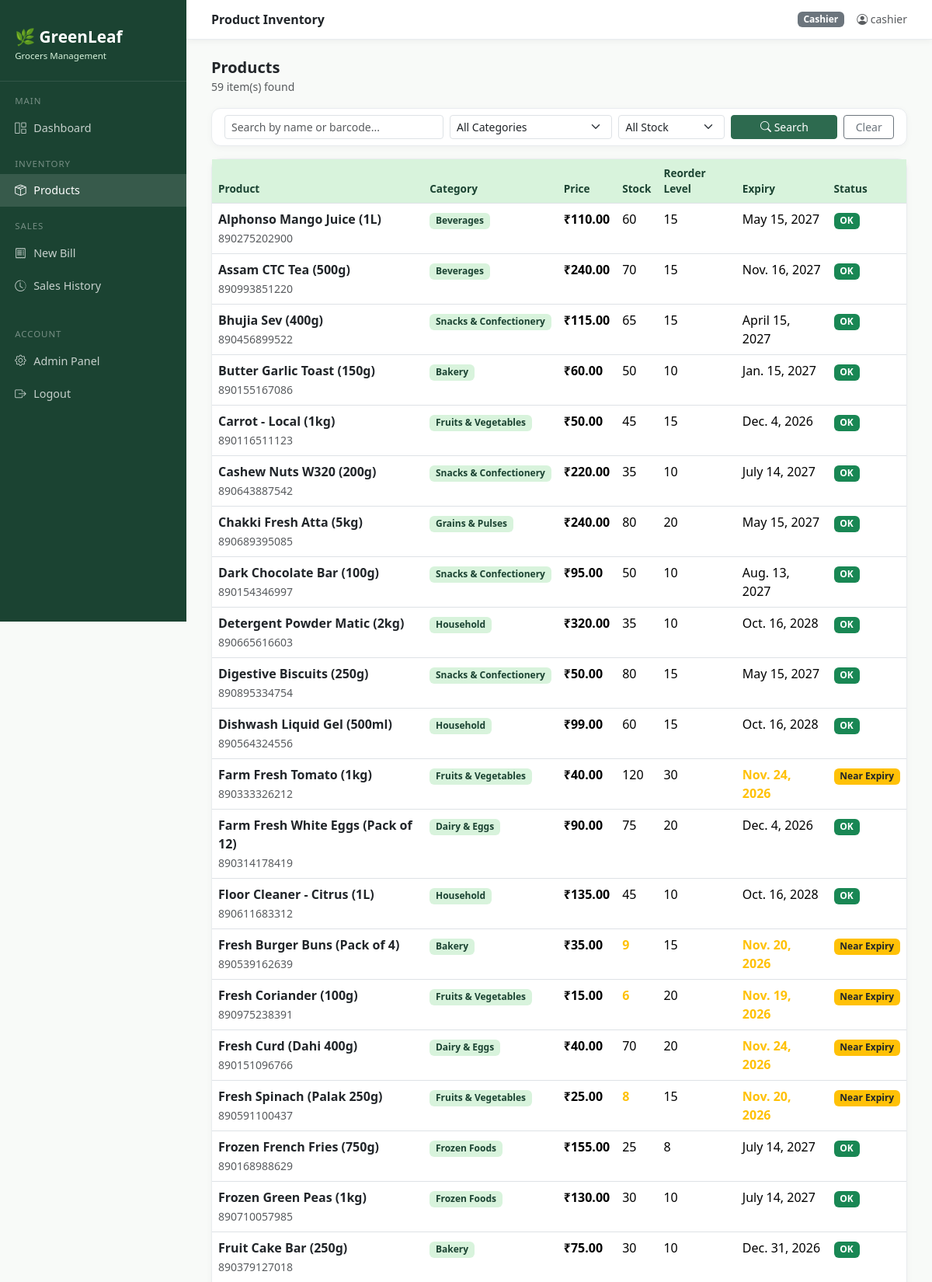
The page /products/ (signed in, upper part) on the database its author committed.
### inventory/models.py (models this page shows, shortened)
class Product(models.Model):
    CATEGORY_CHOICES = [
        ('Fruits & Vegetables', 'Fruits & Vegetables'),
        ('Dairy & Eggs', 'Dairy & Eggs'),
        ('Bakery', 'Bakery'),
        ('Meat & Seafood', 'Meat & Seafood'),
        ('Beverages', 'Beverages'),
        ('Snacks & Confectionery', 'Snacks & Confectionery'),
        ('Grains & Pulses', 'Grains & Pulses'),
        ('Spices & Condiments', 'Spices & Condiments'),
        ('Frozen Foods', 'Frozen Foods'),
        ('Personal Care', 'Personal Care'),
        ('Household', 'Household'),
        ('Other', 'Other'),
    ]
    name = models.CharField(max_length=200)
    category = models.CharField(max_length=100, choices=CATEGORY_CHOICES)
    unit_price = models.DecimalField(max_digits=10, decimal_places=2)
    stock_qty = models.IntegerField(default=0)
    reorder_level = models.IntegerField(default=10)
    expiry_date = models.DateField(null=True, blank=True)
    supplier = models.ForeignKey(Supplier, on_delete=models.SET_NULL, null=True, blank=True)
    barcode = models.CharField(max_length=50, blank=True)
    created_at = models.DateTimeField(auto_now_add=True)
    updated_at = models.DateTimeField(auto_now=True)
    @property
    def is_low_stock(self):
        return self.stock_qty <= self.reorder_level
    @property
    def is_near_expiry(self):
        if self.expiry_date:
            days_left = (self.expiry_date - timezone.now().date()).days
            return 0 <= days_left <= 15
        return False
    @property
    def is_expired(self):
        if self.expiry_date:
            return self.expiry_date < timezone.now().date()
        return False
    class Meta:
        ordering = ['name']

### inventory/views.py (the view)
# urls.py: path('products/', views.product_list, name='product_list'),
@login_required
def product_list(request):
    query = request.GET.get('q', '')
    category = request.GET.get('category', '')
    stock_filter = request.GET.get('stock', '')
    products = Product.objects.select_related('supplier').all()
    if query:
        products = products.filter(Q(name__icontains=query) | Q(barcode__icontains=query))
    if category:
        products = products.filter(category=category)
    if stock_filter == 'low':
        products = [p for p in products if p.is_low_stock]
    elif stock_filter == 'expiry':
        products = [p for p in products if p.is_near_expiry]
    categories = Product.CATEGORY_CHOICES
    context = {
        'products': products,
        'query': query,
        'category': category,
        'stock_filter': stock_filter,
        'categories': categories,
        'is_admin': is_admin(request.user),
    }
    return render(request, 'inventory/product_list.html', context)

### inventory/views.py (called while the page is built)
def is_admin(user):
    return user.is_staff or user.is_superuser

### templates/inventory/product_list.html (shortened to what this page needs)
{% extends 'base.html' %}
{% block page_title %}Product Inventory{% endblock %}
{% block content %}
<div class="d-flex justify-content-between align-items-center mb-3">
    <div>
        <h5 class="mb-0 fw-bold">Products</h5>
        <small class="text-muted">{{ products|length }} item(s) found</small>
    </div>
</div>
<div class="card mb-3">
    <div class="card-body py-2">
        <form method="get" class="row g-2 align-items-end">
            <div class="col-md-4">
                <input type="text" name="q" value="{{ query }}" class="form-control form-control-sm" placeholder="Search by name or barcode...">
            </div>
            <div class="col-md-3">
                <select name="category" class="form-select form-select-sm">
                    <option value="">All Categories</option>
                </select>
            </div>
            <div class="col-md-2">
                <select name="stock" class="form-select form-select-sm">
                    <option value="">All Stock</option>
                </select>
            </div>
            <div class="col-md-2">
                <button type="submit" class="btn btn-primary btn-sm w-100"><i class="bi bi-search"></i> Search</button>
            </div>
            <div class="col-md-1">
                <a href="{% url 'product_list' %}" class="btn btn-outline-secondary btn-sm w-100">Clear</a>
            </div>
        </form>
    </div>
</div>
<div class="card">
    <div class="card-body p-0">
        <table class="table table-hover mb-0">
            <thead>
                <tr>
                    <th>Product</th><th>Category</th><th>Price</th><th>Stock</th>
                    <th>Reorder Level</th><th>Expiry</th><th>Status</th>
                </tr>
            </thead>
            <tbody>
            {% for p in products %}
            <tr>
                <td>
                    <a href="{% url 'product_detail' p.id %}" class="fw-semibold text-decoration-none text-dark">{{ p.name }}</a>
                    {% if p.barcode %}<br><small class="text-muted">{{ p.barcode }}</small>{% endif %}
                </td>
                <td><span class="badge" style="background:#d8f3dc;color:#1b4332;">{{ p.category }}</span></td>
                <td class="fw-semibold">₹{{ p.unit_price|floatformat:2 }}</td>
                <td>
                    {% if p.is_low_stock %}
                    <span class="fw-bold text-warning">{{ p.stock_qty }}</span>
                    {% else %}
                    {{ p.stock_qty }}
                    {% endif %}
                </td>
                <td>{{ p.reorder_level }}</td>
                <td>
                    {% if p.expiry_date %}
                        {% if p.is_expired %}
                        <span class="text-danger fw-bold">{{ p.expiry_date }} EXPIRED</span>
                        {% elif p.is_near_expiry %}
                        <span class="text-warning fw-bold">{{ p.expiry_date }}</span>
                        {% else %}
                        {{ p.expiry_date }}
                        {% endif %}
                    {% else %}-{% endif %}
                </td>
                <td>
                    {% if p.is_expired %}<span class="badge bg-danger">Expired</span>
                    {% elif p.is_near_expiry %}<span class="badge bg-warning text-dark">Near Expiry</span>
                    {% elif p.is_low_stock %}<span class="badge bg-warning text-dark">Low Stock</span>
                    {% else %}<span class="badge bg-success">OK</span>{% endif %}
                </td>
            </tr>
            {% empty %}
            <tr><td colspan="8" class="text-center text-muted py-4">No products found. <a href="{% url 'product_add' %}">Add one →</a></td></tr>
            {% endfor %}
            </tbody>
        </table>
    </div>
</div>
{% endblock %}

### templates/base.html (shortened to what this page needs)
<!DOCTYPE html>
<html lang="en">
<head>
    <link href="https://cdn.jsdelivr.net/npm/bootstrap@5.3.2/dist/css/bootstrap.min.css" rel="stylesheet">
    <link href="https://cdn.jsdelivr.net/npm/bootstrap-icons@1.11.3/font/bootstrap-icons.css" rel="stylesheet">
</head>
<body>
<div class="sidebar">
    <div class="brand">
        🌿 GreenLeaf<br>
        <small>Grocers Management</small>
    </div>
    <div class="nav-label">Main</div>
    <a href="{% url 'dashboard' %}" class="nav-link {% if request.resolver_match.url_name == 'dashboard' %}active{% endif %}">
        <i class="bi bi-grid-1x2"></i> Dashboard
    </a>
    <div class="nav-label">Inventory</div>
    <a href="{% url 'product_list' %}" class="nav-link {% if 'product' in request.resolver_match.url_name %}active{% endif %}">
        <i class="bi bi-box-seam"></i> Products
    </a>
    <div class="nav-label">Sales</div>
    <a href="{% url 'billing' %}" class="nav-link {% if request.resolver_match.url_name == 'billing' %}active{% endif %}">
        <i class="bi bi-receipt"></i> New Bill
    </a>
    <a href="{% url 'sale_list' %}" class="nav-link {% if request.resolver_match.url_name == 'sale_list' %}active{% endif %}">
        <i class="bi bi-clock-history"></i> Sales History
    </a>
    <div class="nav-label mt-3">Account</div>
    <a href="/admin/" class="nav-link" target="_blank">
        <i class="bi bi-gear"></i> Admin Panel
    </a>
    <a href="{% url 'logout' %}" class="nav-link">
        <i class="bi bi-box-arrow-right"></i> Logout
    </a>
</div>
<div class="topbar">
    <span class="fw-semibold text-dark">{% block page_title %}Dashboard{% endblock %}</span>
    <div class="d-flex align-items-center gap-3">
        {% if user.is_staff %}<span class="badge bg-warning text-dark"><i class="bi bi-shield-check"></i> Admin</span>{% else %}<span class="badge bg-secondary">Cashier</span>{% endif %}
        <span class="text-muted small"><i class="bi bi-person-circle"></i> {{ user.username }}</span>
    </div>
</div>
<div class="main-content">
    {% block content %}{% endblock %}
</div>
</body>
</html>

### templates/base.html (style rules this page uses)
:root { --green-dark: #1b4332; --green-mid: #2d6a4f; --green-light: #52b788; --green-pale: #d8f3dc; --accent: #f4a261; }
body { background: #f8faf8; font-family: 'Segoe UI', sans-serif; }
.sidebar { width: 240px; min-height: 100vh; background: var(--green-dark); position: fixed; top: 0; left: 0; z-index: 100; padding-top: 1rem; }
.sidebar .brand { color: white; font-size: 1.3rem; font-weight: 700; padding: 1rem 1.2rem 1.5rem; border-bottom: 1px solid rgba(255,255,255,0.1); }
.sidebar .brand small { display: block; font-size: 0.72rem; color: var(--green-pale); font-weight: 400; }
.sidebar .nav-link { color: rgba(255,255,255,0.75); padding: 0.65rem 1.2rem; display: flex; align-items: center; gap: 0.6rem; border-radius: 0; font-size: 0.9rem; transition: all 0.2s; }
.sidebar .nav-link:hover, .sidebar .nav-link.active { background: rgba(255,255,255,0.12); color: white; }
.sidebar .nav-label { font-size: 0.72rem; text-transform: uppercase; letter-spacing: 0.08em; color: rgba(255,255,255,0.4); padding: 1rem 1.2rem 0.3rem; }
.main-content { margin-left: 240px; padding: 1.5rem 2rem; }
.topbar { background: white; border-bottom: 1px solid #e9ecef; padding: 0.8rem 2rem; margin-left: 240px; display: flex; align-items: center; justify-content: space-between; position: sticky; top: 0; z-index: 99; box-shadow: 0 2px 8px rgba(0,0,0,0.05); }
.card { border: 1px solid #e9ecef; border-radius: 12px; box-shadow: 0 2px 8px rgba(0,0,0,0.04); }
.table th { background: var(--green-pale); color: var(--green-dark); font-weight: 600; font-size: 0.85rem; }
.btn-primary { background: var(--green-mid); border-color: var(--green-mid); }

### rows shown on the page
Product: name "Alphonso Mango Juice (1L)", barcode "890275202900", category "Beverages", unit_price "110.00", stock_qty "60", reorder_level "15", expiry_date "May 15, 2027", shows "OK"
Product: name "Assam CTC Tea (500g)", barcode "890993851220", category "Beverages", unit_price "240.00", stock_qty "70", reorder_level "15", expiry_date "Nov. 16, 2027", shows "OK"
Product: name "Bhujia Sev (400g)", barcode "890456899522", category "Snacks & Confectionery", unit_price "115.00", stock_qty "65", reorder_level "15", expiry_date "April 15, 2027", shows "OK"
Product: name "Butter Garlic Toast (150g)", barcode "890155167086", category "Bakery", unit_price "60.00", stock_qty "50", reorder_level "10", expiry_date "Jan. 15, 2027", shows "OK"
Product: name "Carrot - Local (1kg)", barcode "890116511123", category "Fruits & Vegetables", unit_price "50.00", stock_qty "45", reorder_level "15", expiry_date "Dec. 4, 2026", shows "OK"
Product: name "Cashew Nuts W320 (200g)", barcode "890643887542", category "Snacks & Confectionery", unit_price "220.00", stock_qty "35", reorder_level "10", expiry_date "July 14, 2027", shows "OK"
Product: name "Chakki Fresh Atta (5kg)", barcode "890689395085", category "Grains & Pulses", unit_price "240.00", stock_qty "80", reorder_level "20", expiry_date "May 15, 2027", shows "OK"
Product: name "Dark Chocolate Bar (100g)", barcode "890154346997", category "Snacks & Confectionery", unit_price "95.00", stock_qty "50", reorder_level "10", expiry_date "Aug. 13, 2027", shows "OK"
Product: name "Detergent Powder Matic (2kg)", barcode "890665616603", category "Household", unit_price "320.00", stock_qty "35", reorder_level "10", expiry_date "Oct. 16, 2028", shows "OK"
Product: name "Digestive Biscuits (250g)", barcode "890895334754", category "Snacks & Confectionery", unit_price "50.00", stock_qty "80", reorder_level "15", expiry_date "May 15, 2027", shows "OK"
Product: name "Dishwash Liquid Gel (500ml)", barcode "890564324556", category "Household", unit_price "99.00", stock_qty "60", reorder_level "15", expiry_date "Oct. 16, 2028", shows "OK"
Product: name "Farm Fresh Tomato (1kg)", barcode "890333326212", category "Fruits & Vegetables", unit_price "40.00", stock_qty "120", reorder_level "30", expiry_date "Nov. 24, 2026", shows "Near Expiry"
Product: name "Farm Fresh White Eggs (Pack of 12)", barcode "890314178419", category "Dairy & Eggs", unit_price "90.00", stock_qty "75", reorder_level "20", expiry_date "Dec. 4, 2026", shows "OK"
Product: name "Floor Cleaner - Citrus (1L)", barcode "890611683312", category "Household", unit_price "135.00", stock_qty "45", reorder_level "10", expiry_date "Oct. 16, 2028", shows "OK"
Product: name "Fresh Burger Buns (Pack of 4)", barcode "890539162639", category "Bakery", unit_price "35.00", stock_qty "9", reorder_level "15", expiry_date "Nov. 20, 2026", shows "Near Expiry"
Product: name "Fresh Coriander (100g)", barcode "890975238391", category "Fruits & Vegetables", unit_price "15.00", stock_qty "6", reorder_level "20", expiry_date "Nov. 19, 2026", shows "Near Expiry"
Product: name "Fresh Curd (Dahi 400g)", barcode "890151096766", category "Dairy & Eggs", unit_price "40.00", stock_qty "70", reorder_level "20", expiry_date "Nov. 24, 2026", shows "Near Expiry"
Product: name "Fresh Spinach (Palak 250g)", barcode "890591100437", category "Fruits & Vegetables", unit_price "25.00", stock_qty "8", reorder_level "15", expiry_date "Nov. 20, 2026", shows "Near Expiry"
Product: name "Frozen French Fries (750g)", barcode "890168988629", category "Frozen Foods", unit_price "155.00", stock_qty "25", reorder_level "8", expiry_date "July 14, 2027", shows "OK"
Product: name "Frozen Green Peas (1kg)", barcode "890710057985", category "Frozen Foods", unit_price "130.00", stock_qty "30", reorder_level "10", expiry_date "July 14, 2027", shows "OK"
Product: name "Fruit Cake Bar (250g)", barcode "890379127018", category "Bakery", unit_price "75.00", stock_qty "30", reorder_level "10", expiry_date "Dec. 31, 2026", shows "OK"

### other values the page prints
{{ user.username }} "cashier"
{{ products|length }} "59"
